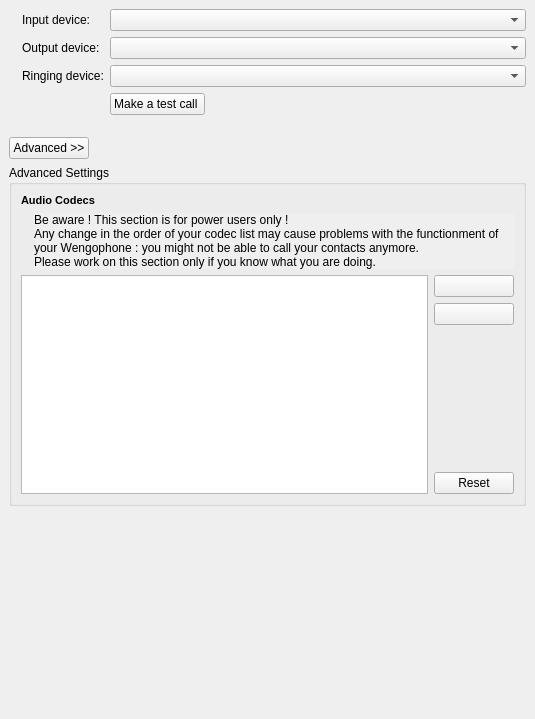
<ui version="4.0" >
 <author></author>
 <comment></comment>
 <exportmacro></exportmacro>
 <class>AudioSettings</class>
 <widget class="QWidget" name="AudioSettings" >
  <property name="geometry" >
   <rect>
    <x>0</x>
    <y>0</y>
    <width>535</width>
    <height>719</height>
   </rect>
  </property>
  <layout class="QVBoxLayout" >
   <property name="margin" >
    <number>9</number>
   </property>
   <property name="spacing" >
    <number>6</number>
   </property>
   <item>
    <layout class="QGridLayout" >
     <property name="margin" >
      <number>0</number>
     </property>
     <property name="spacing" >
      <number>6</number>
     </property>
     <item row="0" column="2" colspan="2" >
      <widget class="QComboBox" name="inputDeviceComboBox" />
     </item>
     <item row="0" column="0" >
      <widget class="QLabel" name="label_4" >
       <property name="sizePolicy" >
        <sizepolicy>
         <hsizetype>0</hsizetype>
         <vsizetype>5</vsizetype>
         <horstretch>0</horstretch>
         <verstretch>0</verstretch>
        </sizepolicy>
       </property>
       <property name="pixmap" >
        <pixmap resource="../wengophone.qrc" >:/pics/audio/microphone.png</pixmap>
       </property>
      </widget>
     </item>
     <item row="1" column="0" >
      <widget class="QLabel" name="label_5" >
       <property name="sizePolicy" >
        <sizepolicy>
         <hsizetype>0</hsizetype>
         <vsizetype>5</vsizetype>
         <horstretch>0</horstretch>
         <verstretch>0</verstretch>
        </sizepolicy>
       </property>
       <property name="pixmap" >
        <pixmap resource="../wengophone.qrc" >:/pics/audio/speaker.png</pixmap>
       </property>
      </widget>
     </item>
     <item row="2" column="2" colspan="2" >
      <widget class="QComboBox" name="ringingDeviceComboBox" />
     </item>
     <item row="1" column="2" colspan="2" >
      <widget class="QComboBox" name="outputDeviceComboBox" />
     </item>
     <item row="2" column="0" >
      <widget class="QLabel" name="label_6" >
       <property name="sizePolicy" >
        <sizepolicy>
         <hsizetype>0</hsizetype>
         <vsizetype>5</vsizetype>
         <horstretch>0</horstretch>
         <verstretch>0</verstretch>
        </sizepolicy>
       </property>
       <property name="pixmap" >
        <pixmap resource="../wengophone.qrc" >:/pics/audio/speaker.png</pixmap>
       </property>
      </widget>
     </item>
     <item row="3" column="2" >
      <widget class="QPushButton" name="makeTestCallButton" >
       <property name="text" >
        <string>Make a test call </string>
       </property>
      </widget>
     </item>
     <item row="3" column="3" >
      <spacer>
       <property name="orientation" >
        <enum>Qt::Horizontal</enum>
       </property>
       <property name="sizeHint" >
        <size>
         <width>181</width>
         <height>20</height>
        </size>
       </property>
      </spacer>
     </item>
     <item row="2" column="1" >
      <widget class="QLabel" name="label_3" >
       <property name="sizePolicy" >
        <sizepolicy>
         <hsizetype>0</hsizetype>
         <vsizetype>5</vsizetype>
         <horstretch>0</horstretch>
         <verstretch>0</verstretch>
        </sizepolicy>
       </property>
       <property name="text" >
        <string>Ringing device:</string>
       </property>
      </widget>
     </item>
     <item row="1" column="1" >
      <widget class="QLabel" name="label_2" >
       <property name="sizePolicy" >
        <sizepolicy>
         <hsizetype>0</hsizetype>
         <vsizetype>5</vsizetype>
         <horstretch>0</horstretch>
         <verstretch>0</verstretch>
        </sizepolicy>
       </property>
       <property name="text" >
        <string>Output device:</string>
       </property>
      </widget>
     </item>
     <item row="0" column="1" >
      <widget class="QLabel" name="label" >
       <property name="sizePolicy" >
        <sizepolicy>
         <hsizetype>0</hsizetype>
         <vsizetype>5</vsizetype>
         <horstretch>0</horstretch>
         <verstretch>0</verstretch>
        </sizepolicy>
       </property>
       <property name="text" >
        <string>Input device:</string>
       </property>
      </widget>
     </item>
    </layout>
   </item>
   <item>
    <spacer>
     <property name="orientation" >
      <enum>Qt::Vertical</enum>
     </property>
     <property name="sizeType" >
      <enum>QSizePolicy::Fixed</enum>
     </property>
     <property name="sizeHint" >
      <size>
       <width>125</width>
       <height>16</height>
      </size>
     </property>
    </spacer>
   </item>
   <item>
    <layout class="QHBoxLayout" >
     <property name="margin" >
      <number>0</number>
     </property>
     <property name="spacing" >
      <number>6</number>
     </property>
     <item>
      <widget class="QPushButton" name="AdvButton" >
       <property name="text" >
        <string>Advanced >></string>
       </property>
       <property name="icon" >
        <iconset resource="../wengophone.qrc" >:/pics/config/advanced.png</iconset>
       </property>
       <property name="checkable" >
        <bool>false</bool>
       </property>
      </widget>
     </item>
     <item>
      <spacer>
       <property name="orientation" >
        <enum>Qt::Horizontal</enum>
       </property>
       <property name="sizeHint" >
        <size>
         <width>40</width>
         <height>20</height>
        </size>
       </property>
      </spacer>
     </item>
    </layout>
   </item>
   <item>
    <widget class="QGroupBox" name="AdvGroupBox" >
     <property name="title" >
      <string>Advanced Settings</string>
     </property>
     <property name="checkable" >
      <bool>false</bool>
     </property>
     <layout class="QGridLayout" >
      <property name="margin" >
       <number>9</number>
      </property>
      <property name="spacing" >
       <number>6</number>
      </property>
      <item row="1" column="0" colspan="2" >
       <layout class="QHBoxLayout" >
        <property name="margin" >
         <number>0</number>
        </property>
        <property name="spacing" >
         <number>6</number>
        </property>
        <item>
         <widget class="QLabel" name="label_9" >
          <property name="sizePolicy" >
           <sizepolicy>
            <hsizetype>0</hsizetype>
            <vsizetype>5</vsizetype>
            <horstretch>0</horstretch>
            <verstretch>0</verstretch>
           </sizepolicy>
          </property>
          <property name="text" >
           <string/>
          </property>
          <property name="pixmap" >
           <pixmap resource="../wengophone.qrc" >:/pics/important.png</pixmap>
          </property>
          <property name="margin" >
           <number>4</number>
          </property>
         </widget>
        </item>
        <item>
         <widget class="QLabel" name="label_7" >
          <property name="autoFillBackground" >
           <bool>true</bool>
          </property>
          <property name="text" >
           <string>Be aware ! This section is for power users only !
Any change in the order of your codec list may cause problems with the functionment of your Wengophone : you might not be able to call your contacts anymore.
Please work on this section only if you know what you are doing.</string>
          </property>
          <property name="wordWrap" >
           <bool>true</bool>
          </property>
         </widget>
        </item>
       </layout>
      </item>
      <item row="4" column="1" >
       <spacer>
        <property name="orientation" >
         <enum>Qt::Vertical</enum>
        </property>
        <property name="sizeHint" >
         <size>
          <width>75</width>
          <height>141</height>
         </size>
        </property>
       </spacer>
      </item>
      <item row="3" column="1" >
       <widget class="QPushButton" name="DownButton" >
        <property name="text" >
         <string/>
        </property>
        <property name="icon" >
         <iconset resource="../wengophone.qrc" >:/pics/down.png</iconset>
        </property>
       </widget>
      </item>
      <item row="2" column="1" >
       <widget class="QPushButton" name="UpButton" >
        <property name="text" >
         <string/>
        </property>
        <property name="icon" >
         <iconset resource="../wengophone.qrc" >:/pics/up.png</iconset>
        </property>
       </widget>
      </item>
      <item rowspan="4" row="2" column="0" >
       <widget class="QListWidget" name="audioCodecListWidget" />
      </item>
      <item row="5" column="1" >
       <widget class="QPushButton" name="ResetButton" >
        <property name="text" >
         <string>Reset</string>
        </property>
       </widget>
      </item>
      <item row="0" column="0" colspan="2" >
       <widget class="QLabel" name="label_8" >
        <property name="font" >
         <font>
          <family>MS Shell Dlg 2</family>
          <pointsize>8</pointsize>
          <weight>75</weight>
          <italic>false</italic>
          <bold>true</bold>
          <underline>false</underline>
          <strikeout>false</strikeout>
         </font>
        </property>
        <property name="text" >
         <string>Audio Codecs</string>
        </property>
       </widget>
      </item>
     </layout>
    </widget>
   </item>
   <item>
    <spacer>
     <property name="orientation" >
      <enum>Qt::Vertical</enum>
     </property>
     <property name="sizeHint" >
      <size>
       <width>20</width>
       <height>91</height>
      </size>
     </property>
    </spacer>
   </item>
  </layout>
 </widget>
 <pixmapfunction></pixmapfunction>
 <tabstops>
  <tabstop>AdvButton</tabstop>
  <tabstop>audioCodecListWidget</tabstop>
  <tabstop>UpButton</tabstop>
  <tabstop>DownButton</tabstop>
  <tabstop>ResetButton</tabstop>
 </tabstops>
 <resources>
  <include location="../wengophone.qrc" />
 </resources>
 <connections/>
</ui>
